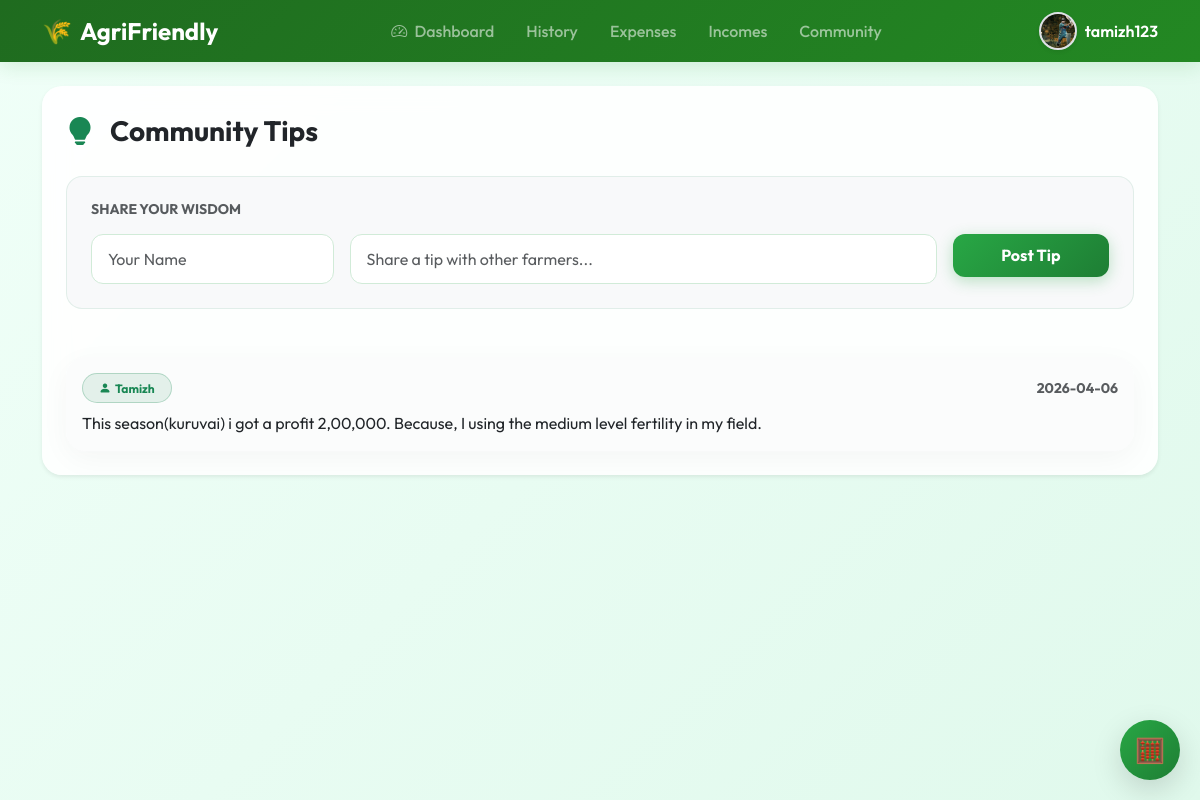
The app's page /tips (signed in) with its own data.
### tables this page shows
CREATE TABLE users (id INTEGER PRIMARY KEY AUTOINCREMENT, username TEXT UNIQUE, password TEXT, profile_pic TEXT);

CREATE TABLE tips
                 (id INTEGER PRIMARY KEY AUTOINCREMENT,
                  author TEXT,
                  content TEXT,
                  created_at TEXT);

### app.py (the view, shortened to what this page needs)
@app.route('/tips', methods=['GET', 'POST'])
def tips():
    data = query_db("SELECT * FROM tips ORDER BY created_at DESC")
    return render_template("tips.html", tips=data)

### app.py (called while the page is built)
def decode_jwt(token):
    try:
        header_b64, payload_b64, signature_b64 = token.split(".")
        signing_input = f"{header_b64}.{payload_b64}"
        expected_sig = hmac.new(SECRET_KEY.encode(), signing_input.encode(), hashlib.sha256).digest()
        expected_sig_b64 = base64.urlsafe_b64encode(expected_sig).decode().rstrip("=")
        if not hmac.compare_digest(signature_b64, expected_sig_b64):
            return None
        payload_padded = payload_b64 + "=" * (4 - len(payload_b64) % 4)
        payload = json.loads(base64.urlsafe_b64decode(payload_padded).decode())
        if "exp" in payload and payload["exp"] < datetime.utcnow().timestamp():
            return None
        return payload
    except Exception:
        return None

def query_db(q, args=(), one=False, execute=False):
    conn = sqlite3.connect(DB_NAME)
    cur = conn.cursor()
    cur.execute(q, args)
    if execute:
        conn.commit()
        last_id = cur.lastrowid
        conn.close()
        return last_id
    rv = cur.fetchall()
    conn.commit()
    conn.close()
    return (rv[0] if rv else None) if one else rv

@app.before_request
def load_user():
    request.user_id = None
    request.username = None
    request.user_profile_pic = None
    token = request.cookies.get("jwt_token")
    if token:
        payload = decode_jwt(token)
        if payload and "user_id" in payload:
            request.user_id = payload["user_id"]
            request.username = payload.get("username", "Farmer")
            user = query_db("SELECT profile_pic FROM users WHERE id=?", (request.user_id,), one=True)
            request.user_profile_pic = user[0] if user and user[0] else None

### templates/tips.html (shortened to what this page needs)
{% extends "base.html" %}
{% block content %}
<div class="card p-4 fade-in border-0 shadow-sm mb-4">
  <div class="d-flex align-items-center mb-4 text-success">
    <i class="bi bi-lightbulb-fill fs-3 me-3"></i>
    <h3 class="fw-bold text-dark mb-0">Community Tips</h3>
  </div>
  <form method="POST" class="mb-5 p-4 bg-light rounded-4 border border-success border-opacity-10">
    <h6 class="fw-bold mb-3 small text-muted text-uppercase">Share your wisdom</h6>
    <div class="row g-3">
      <div class="col-md-3"><input name="author" class="form-control" placeholder="Your Name" required></div>
      <div class="col-md-7"><input name="content" class="form-control" placeholder="Share a tip with other farmers..." required></div>
      <div class="col-md-2"><button class="btn btn-success w-100 fw-bold">Post Tip</button></div>
    </div>
  </form>
  <div class="row g-3">
    {% for t in tips %}
    <div class="col-12">
      <div class="card p-3 mb-0 border-0 bg-light bg-opacity-50 hover-lift">
        <div class="d-flex justify-content-between align-items-center mb-2">
          <span class="badge bg-success bg-opacity-10 text-success border border-success border-opacity-25 rounded-pill px-3 py-2 fw-bold small">
            <i class="bi bi-person-fill me-1"></i>{{ t[1] }}
          </span>
          <small class="text-muted fw-bold x-small">{{ t[3][:10] }}</small>
        </div>
        <p class="mb-0 text-dark">{{ t[2] }}</p>
      </div>
    </div>
    {% endfor %}
  </div>
</div>
{% endblock %}

### templates/base.html (shortened to what this page needs)
<!DOCTYPE html>
<html>
<head>
  <link href="https://cdn.jsdelivr.net/npm/bootstrap@5.3.2/dist/css/bootstrap.min.css" rel="stylesheet">
  <link href="https://cdn.jsdelivr.net/npm/bootstrap-icons@1.11.1/font/bootstrap-icons.css" rel="stylesheet">
  <link href="https://cdnjs.cloudflare.com/ajax/libs/cropperjs/1.5.13/cropper.min.css" rel="stylesheet">
  <link rel="stylesheet" href="{{ url_for('static', filename='style.css') }}">
</head>
<body>
  <nav class="navbar navbar-expand-lg navbar-dark sticky-top py-2" style="background: var(--nav-gradient);">
    <div class="container d-flex align-items-center justify-content-between">
      <div class="d-flex align-items-center">
        <a class="navbar-brand fw-bold fs-4 d-flex align-items-center" href="/">
          <span class="me-2">🌾</span> <span class="d-none d-sm-inline">AgriFriendly</span><span class="d-inline d-sm-none">Agri</span>
        </a>
      </div>
      <div class="collapse navbar-collapse" id="navbarNav">
        <ul class="navbar-nav mx-auto">
          {% if request.cookies.get('jwt_token') %}
          <li class="nav-item"><a class="nav-link px-3" href="/"><i class="bi bi-speedometer2 me-1"></i> Dashboard</a></li>
          <li class="nav-item"><a class="nav-link px-3" href="/history">History</a></li>
          <li class="nav-item"><a class="nav-link px-3" href="/expenses">Expenses</a></li>
          <li class="nav-item"><a class="nav-link px-3" href="/incomes">Incomes</a></li>
          <li class="nav-item"><a class="nav-link px-3" href="/tips">Community</a></li>
          {% endif %}
        </ul>
      </div>
      <div class="d-flex align-items-center">
        {% if request.username %}
        <div class="dropdown">
          <a href="#" class="d-flex align-items-center text-decoration-none dropdown-toggle text-white" id="profileDropdown" data-bs-toggle="dropdown" aria-expanded="false">
            <div class="profile-img-container shadow-sm border border-2 border-white-50">
              {% if request.user_profile_pic %}
              <img src="{{ url_for('static', filename='uploads/profiles/' + request.user_profile_pic) }}" alt="Profile" class="w-100 h-100 object-fit-cover">
              {% else %}
              <div class="w-100 h-100 d-flex align-items-center justify-content-center bg-success-subtle text-success fw-bold">
                {{ request.username[0].upper() }}
              </div>
              {% endif %}
            </div>
            <span class="ms-2 d-none d-md-inline fw-semibold">{{ request.username }}</span>
          </a>
        </div>
        {% else %}
        <div class="d-none d-lg-flex">
          <a class="btn btn-sm btn-outline-light rounded-pill px-4 me-2" href="/login">Login</a>
          <a class="btn btn-sm btn-light text-success rounded-pill px-4" href="/register">Register</a>
        </div>
        {% endif %}
      </div>
    </div>
  </nav>
  <div class="container my-4">
    {% block content %}{% endblock %}
  </div>
  {% if request.username %}
  <button id="calcy-btn" class="btn btn-success text-white shadow-lg" data-bs-toggle="modal" data-bs-target="#calcyModal" title="Smart Calculator Calcy">
    🧮
  </button>
  {% endif %}
</body>
</html>

### static/style.css (style rules this page uses)
:root { --primary-green: #1f6b1f; --secondary-green: #238823; --light-green: #f0fff8; --accent-green: #28a745; --danger-red: #dc3545; --card-shadow: 0 8px 30px rgba(0, 0, 0, 0.04); --hover-shadow: 0 15px 35px rgba(34, 139, 34, 0.1); --nav-gradient: linear-gradient(135deg, #1f6b1f, #238823); }
body { background: linear-gradient(135deg, #f0fff8, #e0f9ec); min-height: 100vh; color: #2b2b2b; font-family: 'Outfit', sans-serif; overflow-x: hidden; }
.navbar { box-shadow: 0 4px 20px rgba(34, 139, 34, 0.15); animation: slideDown 0.6s ease-out forwards; z-index: 1040; }
.nav-link { transition: all 0.3s ease; font-weight: 500; padding: 0.5rem 1rem !important; }
.profile-img-container { width: 38px; height: 38px; border-radius: 50%; overflow: hidden; background: #fff; transition: transform 0.3s ease; display: flex; align-items: center; justify-content: center; }
.dropdown-toggle::after { display: none; }
.card { border-radius: 20px; border: 1px solid rgba(255, 255, 255, 0.3); background: rgba(255, 255, 255, 0.9); backdrop-filter: blur(12px); transition: all 0.3s cubic-bezier(0.25, 0.8, 0.25, 1); box-shadow: var(--card-shadow); }
.btn { border-radius: 12px; font-weight: 600; transition: all 0.25s ease; padding: 0.6rem 1.5rem; }
.btn-success { background: linear-gradient(135deg, #28a745, #1e7e34); border: none; box-shadow: 0 4px 15px rgba(40, 167, 69, 0.3); }
.form-control, .form-select { border-radius: 12px; padding: 0.75rem 1rem; border: 1px solid #d1ebd8; transition: all 0.3s ease; background: #ffffff; }
#calcy-btn { position: fixed; bottom: 20px; right: 20px; top: auto; z-index: 1050; width: 60px; height: 60px; border-radius: 50%; display: flex; align-items: center; justify-content: center; font-size: 1.5rem; box-shadow: 0 10px 30px rgba(0,0,0,0.15) !important; }
.fade-in { animation: fadeInUp 0.7s cubic-bezier(0.2, 0.8, 0.2, 1) both; }

### templates/base.html (style rules this page uses)
body { font-family: 'Outfit', sans-serif; }

### records on screen
users: profile_pic (picture), username "tamizh123"
tips: author "Tamizh", created_at "2026-04-06", content "This season(kuruvai) i got a profit 2,00,000. Because, I using the medium level fertility in my field."
